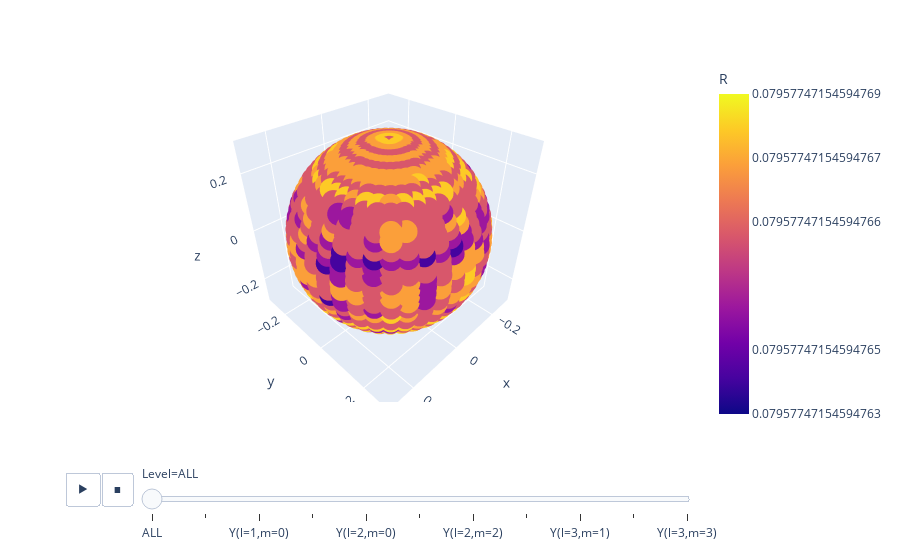

The code cell stored with this chart in its notebook:
### Markdown cell above
## Legendre Polynmoials

The IAEA chart of nuclides datasets offer detailed nuclear properties like half-lives, decay modes, and energy levels, invaluable for research and applications in nuclear physics, medicine, and energy due to their comprehensive coverage and well validated datasets.

### Code cell
import numpy as np
import matplotlib.pyplot as plt
from scipy.special import sph_harm
import mpl_toolkits.mplot3d.axes3d as axes3d
import matplotlib.colors as mcolors
import pandas as pd
import plotly.express as px

df = []
for l in range(4):
    for m in range(4):
        if m > l: continue

        thetas = np.linspace(0, np.pi, 40)
        phis = np.linspace(0, 2*np.pi, 40)

        (Theta,Phi)=np.meshgrid(thetas,phis) 
        s_harm=sph_harm(m, l, Phi, Theta)
        
        R = abs(s_harm)
        X = R * np.sin(Theta) * np.cos(Phi)
        Y = R * np.sin(Theta) * np.sin(Phi)
        Z = R * np.cos(Theta)

        cmap = plt.get_cmap('jet')
        norm = mcolors.Normalize(vmin=Z.min(), vmax=Z.max())

        data = {
            "x": X.flatten(),
            "y": Y.flatten(),
            "z": Z.flatten(),
            "c": 1.0,
            "l": l,
            "m": m,
            "Level": f"Y(l={l},m={m})"
        }
        if len(df) == 0:
            data["Level"] = "ALL"
            df = pd.DataFrame(data)
        data["Level"] = f"Y(l={l},m={m})"
        df = pd.concat([df, pd.DataFrame(data)])

df["R"] = np.round(df.x*df.x + df.y*df.y + df.z * df.z,6)

fig = px.scatter_3d(df, x='x', y='y', z='z',
              color='R', size_max=5, animation_frame="Level")
fig.show()

### Figure 1 — Plotly figure (JSON) as saved in the notebook; plotly's stock layout.template omitted (floating-point values rounded to 4 significant figures; data arrays with more than 128 entries replaced by an {"elided": "..."} marker saying what was removed)
{"data": [{"hovertemplate": "Level=ALL<br>x=%{x}<br>y=%{y}<br>z=%{z}<br>R=%{marker.color}<extra></extra>", "legendgroup": "", "marker": {"color": {"elided": "1600 float values"}, "coloraxis": "coloraxis", "symbol": "circle"}, "mode": "markers", "name": "", "scene": "scene", "showlegend": false, "type": "scatter3d", "x": {"elided": "1600 float values"}, "y": {"elided": "1600 float values"}, "z": {"elided": "1600 float values"}}], "layout": {"coloraxis": {"colorbar": {"title": {"text": "R"}}, "colorscale": [[0, "#0d0887"], [0.1111, "#46039f"], [0.2222, "#7201a8"], [0.3333, "#9c179e"], [0.4444, "#bd3786"], [0.5556, "#d8576b"], [0.6667, "#ed7953"], [0.7778, "#fb9f3a"], [0.8889, "#fdca26"], [1, "#f0f921"]]}, "legend": {"tracegroupgap": 0}, "margin": {"t": 60}, "scene": {"domain": {"x": [0, 1], "y": [0, 1]}, "xaxis": {"title": {"text": "x"}}, "yaxis": {"title": {"text": "y"}}, "zaxis": {"title": {"text": "z"}}}, "sliders": [{"active": 0, "currentvalue": {"prefix": "Level="}, "len": 0.9, "pad": {"b": 10, "t": 60}, "steps": [{"args": [["ALL"], {"frame": {"duration": 0, "redraw": true}, "fromcurrent": true, "mode": "immediate", "transition": {"duration": 0, "easing": "linear"}}], "label": "ALL", "method": "animate"}, {"args": [["Y(l=0,m=0)"], {"frame": {"duration": 0, "redraw": true}, "fromcurrent": true, "mode": "immediate", "transition": {"duration": 0, "easing": "linear"}}], "label": "Y(l=0,m=0)", "method": "animate"}, {"args": [["Y(l=1,m=0)"], {"frame": {"duration": 0, "redraw": true}, "fromcurrent": true, "mode": "immediate", "transition": {"duration": 0, "easing": "linear"}}], "label": "Y(l=1,m=0)", "method": "animate"}, {"args": [["Y(l=1,m=1)"], {"frame": {"duration": 0, "redraw": true}, "fromcurrent": true, "mode": "immediate", "transition": {"duration": 0, "easing": "linear"}}], "label": "Y(l=1,m=1)", "method": "animate"}, {"args": [["Y(l=2,m=0)"], {"frame": {"duration": 0, "redraw": true}, "fromcurrent": true, "mode": "immediate", "transition": {"duration": 0, "easing": "linear"}}], "label": "Y(l=2,m=0)", "method": "animate"}, {"args": [["Y(l=2,m=1)"], {"frame": {"duration": 0, "redraw": true}, "fromcurrent": true, "mode": "immediate", "transition": {"duration": 0, "easing": "linear"}}], "label": "Y(l=2,m=1)", "method": "animate"}, {"args": [["Y(l=2,m=2)"], {"frame": {"duration": 0, "redraw": true}, "fromcurrent": true, "mode": "immediate", "transition": {"duration": 0, "easing": "linear"}}], "label": "Y(l=2,m=2)", "method": "animate"}, {"args": [["Y(l=3,m=0)"], {"frame": {"duration": 0, "redraw": true}, "fromcurrent": true, "mode": "immediate", "transition": {"duration": 0, "easing": "linear"}}], "label": "Y(l=3,m=0)", "method": "animate"}, {"args": [["Y(l=3,m=1)"], {"frame": {"duration": 0, "redraw": true}, "fromcurrent": true, "mode": "immediate", "transition": {"duration": 0, "easing": "linear"}}], "label": "Y(l=3,m=1)", "method": "animate"}, {"args": [["Y(l=3,m=2)"], {"frame": {"duration": 0, "redraw": true}, "fromcurrent": true, "mode": "immediate", "transition": {"duration": 0, "easing": "linear"}}], "label": "Y(l=3,m=2)", "method": "animate"}, {"args": [["Y(l=3,m=3)"], {"frame": {"duration": 0, "redraw": true}, "fromcurrent": true, "mode": "immediate", "transition": {"duration": 0, "easing": "linear"}}], "label": "Y(l=3,m=3)", "method": "animate"}], "x": 0.1, "xanchor": "left", "y": 0, "yanchor": "top"}], "updatemenus": [{"buttons": [{"args": [null, {"frame": {"duration": 500, "redraw": true}, "fromcurrent": true, "mode": "immediate", "transition": {"duration": 500, "easing": "linear"}}], "label": "&#9654;", "method": "animate"}, {"args": [[null], {"frame": {"duration": 0, "redraw": true}, "fromcurrent": true, "mode": "immediate", "transition": {"duration": 0, "easing": "linear"}}], "label": "&#9724;", "method": "animate"}], "direction": "left", "pad": {"r": 10, "t": 70}, "showactive": false, "type": "buttons", "x": 0.1, "xanchor": "right", "y": 0, "yanchor": "top"}]}}
